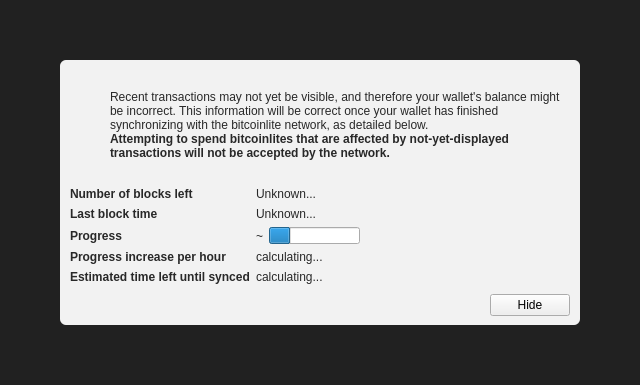
<?xml version="1.0" encoding="UTF-8"?>
<ui version="4.0">
 <class>ModalOverlay</class>
 <widget class="ModalOverlay" name="ModalOverlay">
  <property name="geometry">
   <rect>
    <x>0</x>
    <y>0</y>
    <width>640</width>
    <height>385</height>
   </rect>
  </property>
  <property name="windowTitle">
   <string>Form</string>
  </property>
  <layout class="QVBoxLayout" name="verticalLayout" stretch="0">
   <property name="sizeConstraint">
    <enum>QLayout::SetDefaultConstraint</enum>
   </property>
   <property name="leftMargin">
    <number>0</number>
   </property>
   <property name="topMargin">
    <number>0</number>
   </property>
   <property name="rightMargin">
    <number>0</number>
   </property>
   <property name="bottomMargin">
    <number>0</number>
   </property>
   <item>
    <widget class="QWidget" name="bgWidget" native="true">
     <property name="styleSheet">
      <string notr="true">#bgWidget { background: rgba(0,0,0,220); }</string>
     </property>
     <layout class="QVBoxLayout" name="verticalLayoutMain" stretch="1">
      <property name="leftMargin">
       <number>60</number>
      </property>
      <property name="topMargin">
       <number>60</number>
      </property>
      <property name="rightMargin">
       <number>60</number>
      </property>
      <property name="bottomMargin">
       <number>60</number>
      </property>
      <item>
       <widget class="QWidget" name="contentWidget" native="true">
        <property name="styleSheet">
         <string notr="true">#contentWidget { background: rgba(255,255,255,240); border-radius: 6px; }

QLabel { color: rgb(40,40,40);  }</string>
        </property>
        <layout class="QVBoxLayout" name="verticalLayoutSub" stretch="1,0,0,0">
         <property name="spacing">
          <number>0</number>
         </property>
         <property name="leftMargin">
          <number>10</number>
         </property>
         <property name="topMargin">
          <number>10</number>
         </property>
         <property name="rightMargin">
          <number>10</number>
         </property>
         <property name="bottomMargin">
          <number>10</number>
         </property>
         <item>
          <layout class="QHBoxLayout" name="horizontalLayoutIconText" stretch="0,1">
           <property name="topMargin">
            <number>20</number>
           </property>
           <item>
            <layout class="QVBoxLayout" name="verticalLayoutIcon">
             <property name="leftMargin">
              <number>0</number>
             </property>
             <item>
              <widget class="QPushButton" name="warningIcon">
               <property name="enabled">
                <bool>false</bool>
               </property>
               <property name="text">
                <string/>
               </property>
               <property name="icon">
                <iconset>
                 <normaloff>:/icons/warning</normaloff>
                 <disabledoff>:/icons/warning</disabledoff>:/icons/warning</iconset>
               </property>
               <property name="iconSize">
                <size>
                 <width>48</width>
                 <height>48</height>
                </size>
               </property>
               <property name="flat">
                <bool>true</bool>
               </property>
              </widget>
             </item>
             <item>
              <spacer name="verticalSpacerWarningIcon">
               <property name="orientation">
                <enum>Qt::Vertical</enum>
               </property>
               <property name="sizeHint" stdset="0">
                <size>
                 <width>20</width>
                 <height>40</height>
                </size>
               </property>
              </spacer>
             </item>
            </layout>
           </item>
           <item>
            <layout class="QVBoxLayout" name="verticalLayoutInfoText">
             <property name="leftMargin">
              <number>0</number>
             </property>
             <property name="topMargin">
              <number>0</number>
             </property>
             <item>
              <widget class="QLabel" name="infoText">
               <property name="text">
                <string>Recent transactions may not yet be visible, and therefore your wallet's balance might be incorrect. This information will be correct once your wallet has finished synchronizing with the bitcoinlite network, as detailed below.</string>
               </property>
               <property name="textFormat">
                <enum>Qt::RichText</enum>
               </property>
               <property name="wordWrap">
                <bool>true</bool>
               </property>
              </widget>
             </item>
             <item>
              <widget class="QLabel" name="infoTextStrong">
               <property name="font">
                <font>
                 <weight>75</weight>
                 <bold>true</bold>
                </font>
               </property>
               <property name="text">
                <string>Attempting to spend bitcoinlites that are affected by not-yet-displayed transactions will not be accepted by the network.</string>
               </property>
               <property name="textFormat">
                <enum>Qt::RichText</enum>
               </property>
               <property name="wordWrap">
                <bool>true</bool>
               </property>
              </widget>
             </item>
             <item>
              <spacer name="verticalSpacerInTextSpace">
               <property name="orientation">
                <enum>Qt::Vertical</enum>
               </property>
               <property name="sizeHint" stdset="0">
                <size>
                 <width>20</width>
                 <height>40</height>
                </size>
               </property>
              </spacer>
             </item>
            </layout>
           </item>
          </layout>
         </item>
         <item>
          <spacer name="verticalSpacerAfterText">
           <property name="orientation">
            <enum>Qt::Vertical</enum>
           </property>
           <property name="sizeHint" stdset="0">
            <size>
             <width>20</width>
             <height>40</height>
            </size>
           </property>
          </spacer>
         </item>
         <item>
          <layout class="QFormLayout" name="formLayout">
           <property name="fieldGrowthPolicy">
            <enum>QFormLayout::FieldsStayAtSizeHint</enum>
           </property>
           <property name="horizontalSpacing">
            <number>6</number>
           </property>
           <property name="verticalSpacing">
            <number>6</number>
           </property>
           <property name="topMargin">
            <number>10</number>
           </property>
           <item row="0" column="0">
            <widget class="QLabel" name="labelNumberOfBlocksLeft">
             <property name="font">
              <font>
               <weight>75</weight>
               <bold>true</bold>
              </font>
             </property>
             <property name="text">
              <string>Number of blocks left</string>
             </property>
            </widget>
           </item>
           <item row="0" column="1">
            <widget class="QLabel" name="numberOfBlocksLeft">
             <property name="text">
              <string>Unknown...</string>
             </property>
            </widget>
           </item>
           <item row="1" column="0">
            <widget class="QLabel" name="labelLastBlockTime">
             <property name="font">
              <font>
               <weight>75</weight>
               <bold>true</bold>
              </font>
             </property>
             <property name="text">
              <string>Last block time</string>
             </property>
            </widget>
           </item>
           <item row="1" column="1">
            <widget class="QLabel" name="newestBlockDate">
             <property name="sizePolicy">
              <sizepolicy hsizetype="Maximum" vsizetype="Preferred">
               <horstretch>0</horstretch>
               <verstretch>0</verstretch>
              </sizepolicy>
             </property>
             <property name="text">
              <string>Unknown...</string>
             </property>
            </widget>
           </item>
           <item row="2" column="0">
            <widget class="QLabel" name="labelSyncDone">
             <property name="font">
              <font>
               <weight>75</weight>
               <bold>true</bold>
              </font>
             </property>
             <property name="text">
              <string>Progress</string>
             </property>
            </widget>
           </item>
           <item row="2" column="1">
            <layout class="QHBoxLayout" name="horizontalLayoutSync" stretch="0,1">
             <item>
              <widget class="QLabel" name="percentageProgress">
               <property name="text">
                <string notr="true">~</string>
               </property>
              </widget>
             </item>
             <item>
              <widget class="QProgressBar" name="progressBar">
               <property name="value">
                <number>24</number>
               </property>
               <property name="format">
                <string/>
               </property>
              </widget>
             </item>
            </layout>
           </item>
           <item row="4" column="0">
            <widget class="QLabel" name="labelProgressIncrease">
             <property name="font">
              <font>
               <weight>75</weight>
               <bold>true</bold>
              </font>
             </property>
             <property name="text">
              <string>Progress increase per hour</string>
             </property>
            </widget>
           </item>
           <item row="4" column="1">
            <widget class="QLabel" name="progressIncreasePerH">
             <property name="text">
              <string>calculating...</string>
             </property>
            </widget>
           </item>
           <item row="5" column="0">
            <widget class="QLabel" name="labelEstimatedTimeLeft">
             <property name="font">
              <font>
               <weight>75</weight>
               <bold>true</bold>
              </font>
             </property>
             <property name="text">
              <string>Estimated time left until synced</string>
             </property>
            </widget>
           </item>
           <item row="5" column="1">
            <widget class="QLabel" name="expectedTimeLeft">
             <property name="text">
              <string>calculating...</string>
             </property>
            </widget>
           </item>
          </layout>
         </item>
         <item>
          <layout class="QHBoxLayout" name="horizontalLayoutButtons">
           <property name="leftMargin">
            <number>10</number>
           </property>
           <property name="topMargin">
            <number>10</number>
           </property>
           <item>
            <spacer name="horizontalSpacer">
             <property name="orientation">
              <enum>Qt::Horizontal</enum>
             </property>
             <property name="sizeHint" stdset="0">
              <size>
               <width>40</width>
               <height>20</height>
              </size>
             </property>
            </spacer>
           </item>
           <item>
            <widget class="QPushButton" name="closeButton">
             <property name="text">
              <string>Hide</string>
             </property>
            </widget>
           </item>
          </layout>
         </item>
        </layout>
       </widget>
      </item>
     </layout>
    </widget>
   </item>
  </layout>
 </widget>
 <customwidgets>
  <customwidget>
   <class>ModalOverlay</class>
   <extends>QWidget</extends>
   <header>modaloverlay.h</header>
   <container>1</container>
  </customwidget>
 </customwidgets>
 <resources/>
 <connections/>
</ui>
